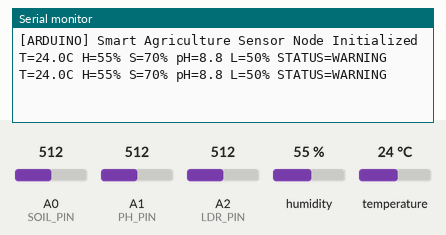
This sketch was run on a simulated Arduino Uno, built with avr-gcc and run on an emulated ATmega328P. Parts: the last lines printed to the serial monitor. The inputs (shaded band) are chosen by the test bench; at power-on: humidity 55 %, A0 (SOIL_PIN) = 512, A1 (PH_PIN) = 512, A2 (LDR_PIN) = 512, temperature 24 °C.

Above: at 10.8 s.
10.9 s: humidity set to 22 %
At 16.4 s:
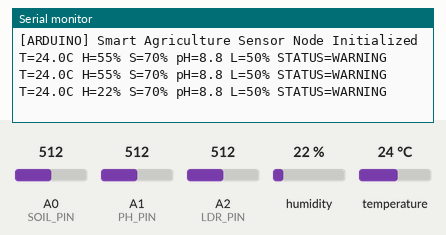
18.4 s: A0 (SOIL_PIN) set to 716
At 21.4 s:
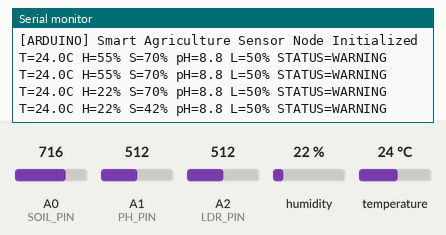
25.9 s: A1 (PH_PIN) set to 716
At 31.4 s:
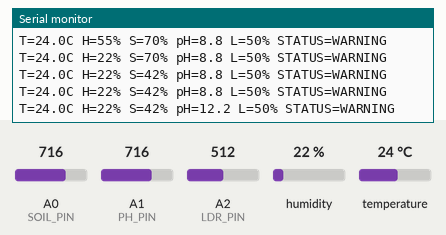
33.4 s: A2 (LDR_PIN) set to 716
At 36.4 s:
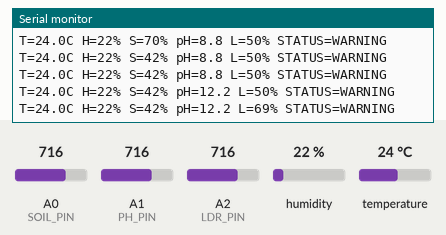
40.9 s: temperature set to 12 °C
At 46.4 s:
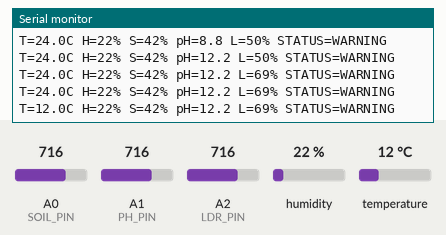
48.4 s: A0 (SOIL_PIN) set to 992
At 51.4 s:
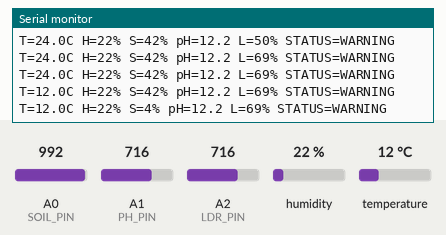
Timing chart, 0 to 52.9 s (numbered marks = the images above; inputs shaded):
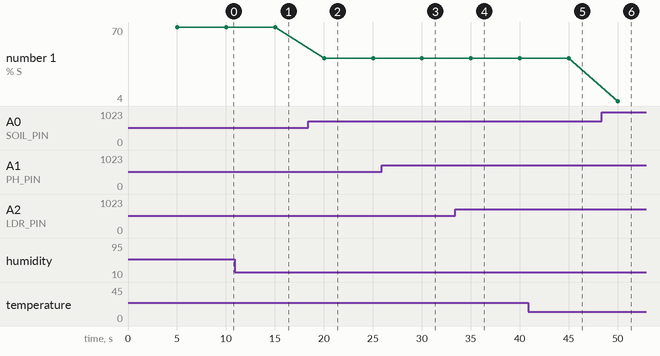

Measured:
- after the input at 10.9 s, the serial monitor: prints a new line after 4.1 s (image 1)
- after the input at 18.4 s, the serial monitor: prints a new line after 1.6 s (image 2)
- after the input at 25.9 s, the serial monitor: prints a new line after 4.1 s (image 3)
- after the input at 33.4 s, the serial monitor: prints a new line after 1.6 s (image 4)
- after the input at 40.9 s, the serial monitor: prints a new line after 4.1 s (image 5)
- after the input at 48.4 s, the serial monitor: prints a new line after 1.6 s (image 6)
- plotted number 1: 70 → 42 after the input at 18.4 s, 42 → 4 after the input at 48.4 s

The sketch:

firmware.ino
```cpp
#include <DHT.h>

// ══════════════════════════════════════════════════════════════════════════
// Smart Agriculture Monitoring System - Sensor Firmware
// ══════════════════════════════════════════════════════════════════════════

// Hardware Pin Definitions
#define DHTPIN 2      // Digital pin connected to the DHT sensor
#define DHTTYPE DHT11 // DHT 11 (or DHT 22)
#define SOIL_PIN A0   // Analog pin for Soil Moisture Sensor
#define PH_PIN A1     // Analog pin for pH Sensor
#define LDR_PIN A2    // Analog pin for Light Sensor (LDR)

// Initialize DHT sensor
DHT dht(DHTPIN, DHTTYPE);

// Sampling Configuration
const unsigned long SAMPLING_INTERVAL_MS = 5000; // Send data every 5 seconds
unsigned long lastSampleTime = 0;

void setup() {
  Serial.begin(9600);

  // Wait for serial port to connect (required for Native USB boards)
  while (!Serial) {
    ;
  }

  dht.begin();

  // Set analog reference to DEFAULT (5V or 3.3V depending on board)
  analogReference(DEFAULT);

  Serial.println("[ARDUINO] Smart Agriculture Sensor Node Initialized");
}

void loop() {
  unsigned long currentMillis = millis();

  // Non-blocking delay for sampling
  if (currentMillis - lastSampleTime >= SAMPLING_INTERVAL_MS) {
    lastSampleTime = currentMillis;
    readAndSendSensors();
  }
}

void readAndSendSensors() {
  // 1. Read Temperature & Humidity from DHT11
  float h = dht.readHumidity();
  float t = dht.readTemperature(); // Celsius

  // Check if any reads failed and exit early
  if (isnan(h) || isnan(t)) {
    Serial.println("[ERROR] Failed to read from DHT sensor!");
    // You could decide to return here, or just send default/fallback values
    t = 0.0;
    h = 0.0;
  }

  // 2. Read Soil Moisture (Analog 0-1023 -> maps to percentage)
  // Usually, higher analog value = drier soil (depends on sensor)
  // Assuming 1023 is dry air, 300 is wet water
  int soilRaw = analogRead(SOIL_PIN);
  float soilPercent = map(soilRaw, 1023, 300, 0, 100);
  if (soilPercent < 0)
    soilPercent = 0;
  if (soilPercent > 100)
    soilPercent = 100;

  // 3. Read Light Level (Analog 0-1023 -> maps to percentage)
  // Assuming higher analog reading = more light
  int lightRaw = analogRead(LDR_PIN);
  float lightPercent = map(lightRaw, 0, 1023, 0, 100);

  // 4. Read pH value (Analog 0-1023)
  // Calibration required for precise pH. Example generic mapping for standard
  // 5V probe: Voltages usually map from 0 to 14 pH linearly.
  int phRaw = analogRead(PH_PIN);
  float voltage = phRaw * (5.0 / 1023.0);
  float phValue =
      3.5 * voltage; // Simple approximation (calibrate based on datasheet)

  // 5. Determine Overall Sensor Status
  // A simple onboard classifier. The heavier logic runs on our C++ Linux
  // backend.
  String status = "OPTIMAL";
  if (t > 35.0 || t < 5.0 || soilPercent < 20.0 || phValue < 5.5 ||
      phValue > 8.5) {
    status = "WARNING";
  }

  // 6. Format and send string matching the backend's regex parser exactly
  // Regex format: ^T=([0-9.]+)C H=([0-9.]+)% S=([0-9.]+)% pH=([0-9.]+)
  // L=([0-9.]+)% STATUS=([A-Z]+)
  Serial.print("T=");
  Serial.print(t, 1);
  Serial.print("C H=");
  Serial.print(h, 0); // Humidity is typically integer precision in DHT11
  Serial.print("% S=");
  Serial.print(soilPercent, 0);
  Serial.print("% pH=");
  Serial.print(phValue, 1);
  Serial.print(" L=");
  Serial.print(lightPercent, 0);
  Serial.print("% STATUS=");
  Serial.print(status);

  // Must end with a newline for the POSIX serial reader buffer!
  Serial.println();
}
```
